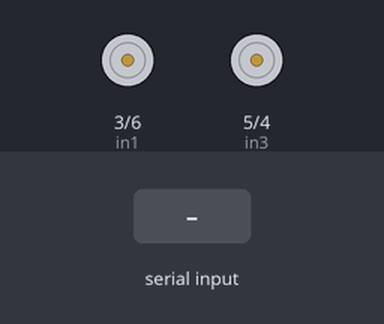
Recording of a sketch running on a simulated Arduino Mega 2560, built with avr-gcc and run on an emulated ATmega2560. Parts: motor-driver pin pairs drawn as motors (green arrow = first pin HIGH = forward, orange = second pin HIGH = backward, longer = more drive, scaled by the enable pin). The inputs (shaded band) are chosen by the test bench. What the sketch prints to the serial monitor is not drawn.

Above: at 1.2 s.
1.3 s: "F" received over the second serial link
At 2.1 s:
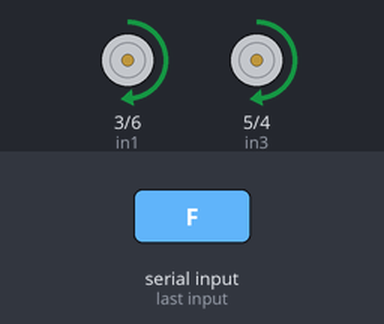
2.8 s: "B" received over the second serial link
At 3.2 s:
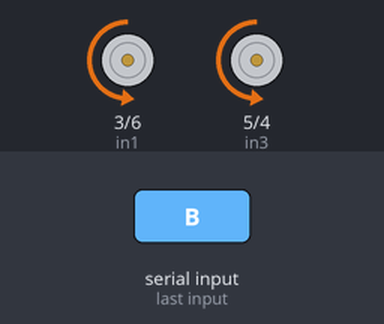
4.3 s: "L" received over the second serial link
At 5.5 s:
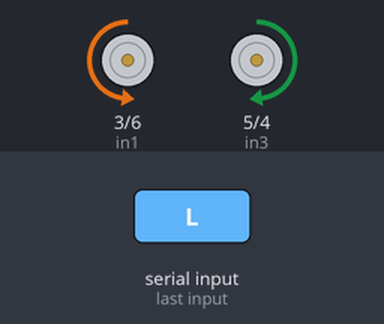
5.8 s: "R" received over the second serial link
At 6.7 s:
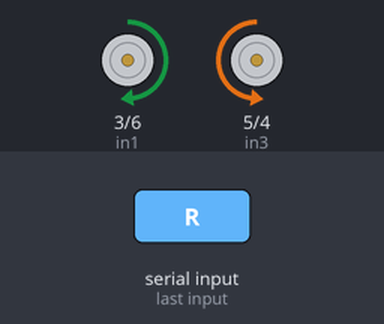
Timing chart, 0 to 8.3 s (numbered marks = the images above; inputs shaded):
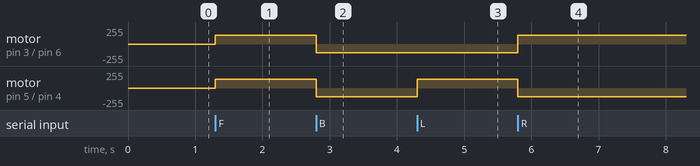

The sketch:

NanoBLE33COM.ino
```cpp
// ===== NANO 33 BLE CODE =====

// Motor pins
int enA = 9;
int in1 = 3;
int in2 = 6;
int enB = 10;
int in3 = 5;
int in4 = 4;

void setup(){
  // Motor setup
  pinMode(enA, OUTPUT);
  pinMode(in1, OUTPUT);
  pinMode(in2, OUTPUT);
  pinMode(enB, OUTPUT);
  pinMode(in3, OUTPUT);
  pinMode(in4, OUTPUT);

  // USB serial for debugging
  Serial.begin(115200);
  while (!Serial);

  // UART serial for ESP32 communication
  Serial1.begin(115200);   // TX1=Pin D1, RX1=Pin D0 on Nano BLE 33

  Serial.println("✅ Nano 33 BLE ready and waiting for commands...");
}

void moveForward(int s) { digitalWrite(in1, HIGH); digitalWrite(in2, LOW); digitalWrite(in3, HIGH); digitalWrite(in4, LOW); analogWrite(enA, s); analogWrite(enB, s); }
void moveBackward(int s){ digitalWrite(in1, LOW); digitalWrite(in2, HIGH); digitalWrite(in3, LOW); digitalWrite(in4, HIGH); analogWrite(enA, s); analogWrite(enB, s); }
void turnLeft(int s)    { digitalWrite(in1, LOW); digitalWrite(in2, HIGH); digitalWrite(in3, HIGH); digitalWrite(in4, LOW); analogWrite(enA, s); analogWrite(enB, s); }
void turnRight(int s)   { digitalWrite(in1, HIGH); digitalWrite(in2, LOW); digitalWrite(in3, LOW); digitalWrite(in4, HIGH); analogWrite(enA, s); analogWrite(enB, s); }
void stopMotors()       { digitalWrite(in1, LOW); digitalWrite(in2, LOW); digitalWrite(in3, LOW); digitalWrite(in4, LOW); analogWrite(enA, 0); analogWrite(enB, 0);
 }

void loop(){
  if (Serial1.available()) {
    char cmd = Serial1.read();

    switch (cmd) {
      case 'F': moveForward(130); break;
      case 'B': moveBackward(130); break;
      case 'L': turnLeft(130); break;
      case 'R': turnRight(130); break;
      case 'S': stopMotors(); break;
      default: break;
    }

    // Debug print on USB serial
    Serial.print("Received cmd: ");
    Serial.println(cmd);

    // Send ACK back to ESP32
    Serial1.println("ACK");
  }
}
```

Measured:
- after the input at 1.3 s, motor on pin 3 (in1) / pin 6 (in2), motor on pin 5 (in3) / pin 4 (in4): stopped → forward 130/255 at once
- after the input at 2.8 s, motor on pin 3 (in1) / pin 6 (in2), motor on pin 5 (in3) / pin 4 (in4): forward 130/255 → backward 130/255 at once
- after the input at 4.3 s, motor on pin 5 (in3) / pin 4 (in4): backward 130/255 → forward 130/255 at once
- after the input at 5.8 s, motor on pin 3 (in1) / pin 6 (in2): backward 130/255 → forward 130/255 at once; motor on pin 5 (in3) / pin 4 (in4): forward 130/255 → backward 130/255 at once
